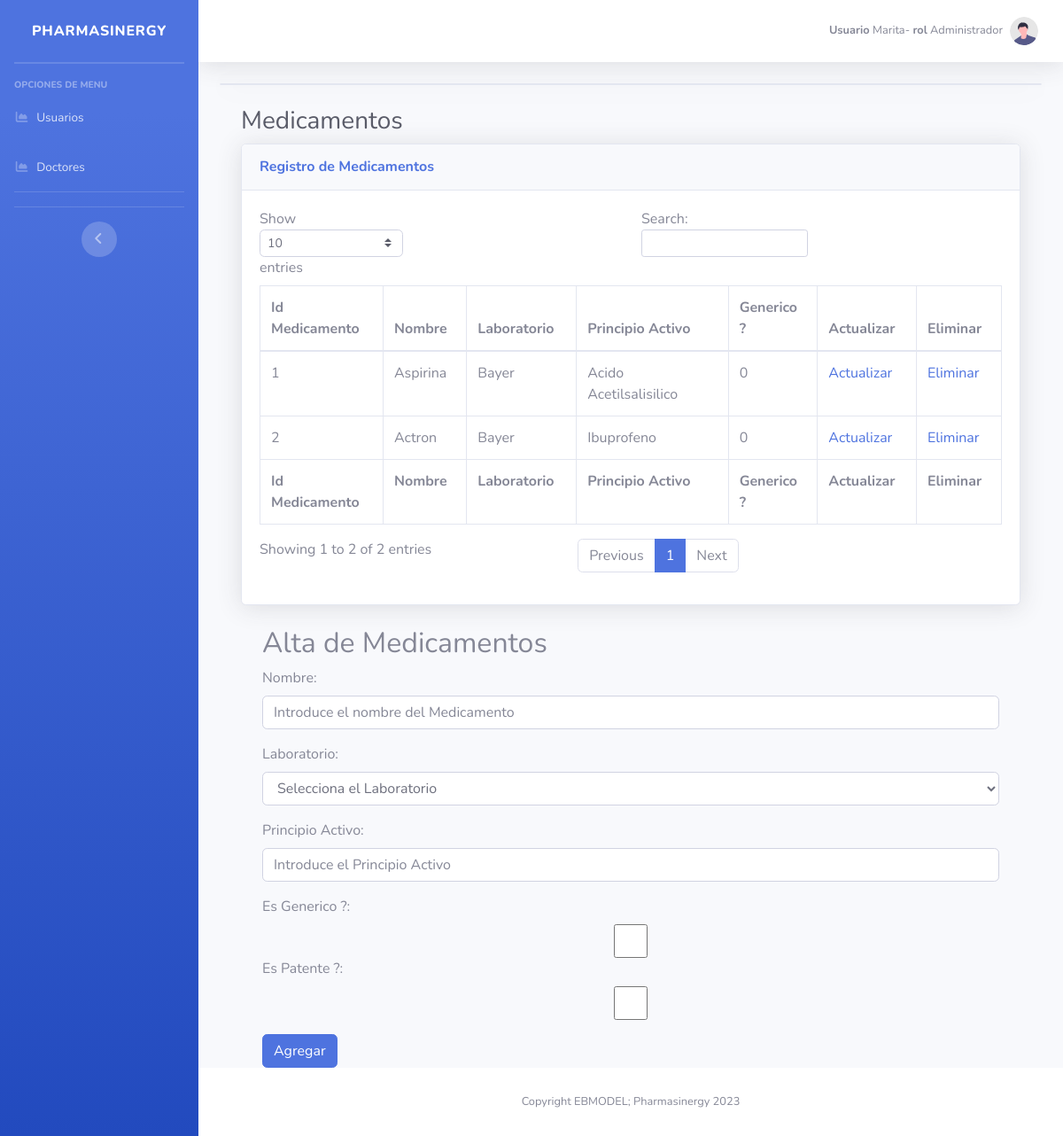
Screenshot of /crudMedicamentos.php (signed in) with the database file from the repository.
### tables this page shows
CREATE TABLE `medicamento` (
  `Id_Medicamento` int(11) NOT NULL,
  `Nombre` varchar(50) DEFAULT NULL,
  `Id_Laboratorio` int(11) DEFAULT NULL,
  `PrincipioActivo` varchar(50) DEFAULT NULL,
  `IsGenerico` tinyint(1) DEFAULT NULL
);

CREATE TABLE `laboratorio` (
  `Id_Laboratorio` int(11) NOT NULL,
  `Laboratorio` varchar(50) NOT NULL
);

### crudMedicamentos.php (the view, shortened to what this page needs)
<?php
require ('conexion.php');
?>
<!DOCTYPE html>
<html lang="es">
<head>
    <link href="vendor/fontawesome-free/css/all.min.css" rel="stylesheet" type="text/css">
    <link href="css/sb-admin-2.min.css" rel="stylesheet">
</head>
<body id="page-top">
    <div id="wrapper">
         <?php include "barraLateral.php"?>
        <div id="content-wrapper" class="d-flex flex-column">
            <div id="content">
     <?php include "barraNavegacion.php"?>
                <div class="container-fluid">
                 <div class="card shadow mb-4">
                    </div>
                <div class="container-fluid">
                    <h1 class="h3 mb-2 text-gray-800">Medicamentos</h1>
                    <div class="card shadow mb-4">
                        <div class="card-header py-3">
                            <h6 class="m-0 font-weight-bold text-primary">Registro de Medicamentos</h6>
                        </div>
                        <div class="card-body">
                            <div class="table-responsive">
                                <table class="table table-bordered" id="dataTable" width="100%" cellspacing="0">
                                    <thead>
                                        <tr>
                                            <th>Id Medicamento</th>
                                            <th>Nombre</th>
                                            <th>Laboratorio</th>
                                            <th>Principio Activo</th>
                                            <th>Generico ?</th>
                                            <th>Actualizar</th>
                                            <th>Eliminar</th>
                                        </tr>
                                    </thead>
                                    <tfoot>
                                        <tr>
                                          <th>Id Medicamento</th>
                                          <th>Nombre</th>
                                          <th>Laboratorio</th>
                                          <th>Principio Activo</th>
                                          <th>Generico ?</th>
                                          <th>Actualizar</th>
                                          <th>Eliminar</th>
                                        </tr>
                                    </tfoot>
                                    <tbody>
                                      <?php
                                      if ($conn->connect_error) {
                                        die("Conexion Fallida: " . $conn->connect_error);
                                      } else {
                                        $sql = "SELECT MED.Id_Medicamento, MED.Nombre, LAB.Laboratorio, MED.PrincipioActivo, MED.IsGenerico
                                        FROM Medicamento AS MED
                                        JOIN Laboratorio AS LAB
                                        ON LAB.Id_Laboratorio = MED.Id_Laboratorio ";
                                        $result = $conn->query($sql);
                                        if ($result->num_rows > 0) {
                                          while($row = $result->fetch_assoc()){
                                         ?>
                                        <tr>
                                            <td><?php  echo $row['Id_Medicamento'] ?></td>
                                            <td><?php  echo $row['Nombre'] ?></td>
                                            <td><?php  echo $row['Laboratorio'] ?></td>
                                            <td><?php  echo $row['PrincipioActivo'] ?></td>
                                            <td><?php  echo $row['IsGenerico'] ?></td>
                                            <td><a href="../proyecto/crudMedicamentos.php?actualizar&id_medicamento=<?php echo $row['Id_Medicamento'] ?>">Actualizar</a> </td>
                                            <td><a href="../proyecto/crudMedicamentos.php?id_medicamento=<?php echo $row['Id_Medicamento'].'&eliminar=1' ?>">Eliminar</a> </td>
                                        </tr>
                                        <?php
                                      }
                                    }
                                  }
                                         ?>
                                    </tbody>
                                </table>
                            </div>
                        </div>
                    </div>
                    <?php include "altaModificacionMedicamento.php" ?>
                </div>
            </div>
            <footer class="sticky-footer bg-white">
                <div class="container my-auto">
                    <div class="copyright text-center my-auto">
                        <span>Copyright EBMODEL; Pharmasinergy 2023</span>
                    </div>
                </div>
            </footer>
        </div>
    </div>
</body>
</html>

### rows the page displays
medicamento: Id_Medicamento "1", Nombre "Aspirina", Id_Laboratorio.Laboratorio "Bayer", PrincipioActivo "Acido Acetilsalisilico", IsGenerico "0"
medicamento: Id_Medicamento "2", Nombre "Actron", Id_Laboratorio.Laboratorio "Bayer", PrincipioActivo "Ibuprofeno", IsGenerico "0"

### other values shown
$_SESSION['usuarioAutenticado'] "Marita"
$_SESSION['rolUsuario'] "Administrador"
